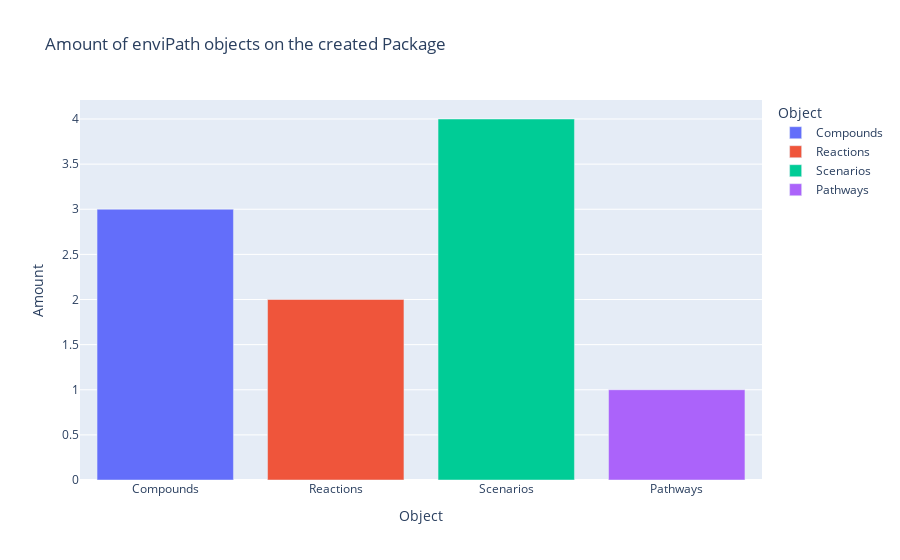

The notebook cell saved with this chart:
### Markdown cell above
Additionally one can review the amount of existing data on the given package with just a few lines of code

### Code cell
import plotly.express as px
import pandas as pd

d = {}
d["Compounds"] = len(pkg.get_compounds())
d["Reactions"] = len(pkg.get_reactions())
d["Scenarios"] = len(pkg.get_scenarios())
d["Pathways"] = len(pkg.get_pathways())

data = pd.DataFrame(d.items(), index=range(len(d.keys())), columns=["Object", "Amount"])
fig = px.bar(data, x="Object", y="Amount", color="Object", title="Amount of enviPath objects on the created Package")
fig

### Figure 1 — Plotly figure (JSON) as saved in the notebook; plotly's stock layout.template omitted (floating-point values rounded to 4 significant figures)
{"data": [{"alignmentgroup": "True", "hovertemplate": "Object=%{x}<br>Amount=%{y}<extra></extra>", "legendgroup": "Compounds", "marker": {"color": "#636efa", "pattern": {"shape": ""}}, "name": "Compounds", "offsetgroup": "Compounds", "orientation": "v", "showlegend": true, "textposition": "auto", "type": "bar", "x": ["Compounds"], "xaxis": "x", "y": [3], "yaxis": "y"}, {"alignmentgroup": "True", "hovertemplate": "Object=%{x}<br>Amount=%{y}<extra></extra>", "legendgroup": "Reactions", "marker": {"color": "#EF553B", "pattern": {"shape": ""}}, "name": "Reactions", "offsetgroup": "Reactions", "orientation": "v", "showlegend": true, "textposition": "auto", "type": "bar", "x": ["Reactions"], "xaxis": "x", "y": [2], "yaxis": "y"}, {"alignmentgroup": "True", "hovertemplate": "Object=%{x}<br>Amount=%{y}<extra></extra>", "legendgroup": "Scenarios", "marker": {"color": "#00cc96", "pattern": {"shape": ""}}, "name": "Scenarios", "offsetgroup": "Scenarios", "orientation": "v", "showlegend": true, "textposition": "auto", "type": "bar", "x": ["Scenarios"], "xaxis": "x", "y": [4], "yaxis": "y"}, {"alignmentgroup": "True", "hovertemplate": "Object=%{x}<br>Amount=%{y}<extra></extra>", "legendgroup": "Pathways", "marker": {"color": "#ab63fa", "pattern": {"shape": ""}}, "name": "Pathways", "offsetgroup": "Pathways", "orientation": "v", "showlegend": true, "textposition": "auto", "type": "bar", "x": ["Pathways"], "xaxis": "x", "y": [1], "yaxis": "y"}], "layout": {"barmode": "relative", "legend": {"title": {"text": "Object"}, "tracegroupgap": 0}, "title": {"text": "Amount of enviPath objects on the created Package"}, "xaxis": {"anchor": "y", "categoryarray": ["Compounds", "Reactions", "Scenarios", "Pathways"], "categoryorder": "array", "domain": [0, 1], "title": {"text": "Object"}}, "yaxis": {"anchor": "x", "domain": [0, 1], "title": {"text": "Amount"}}}}
